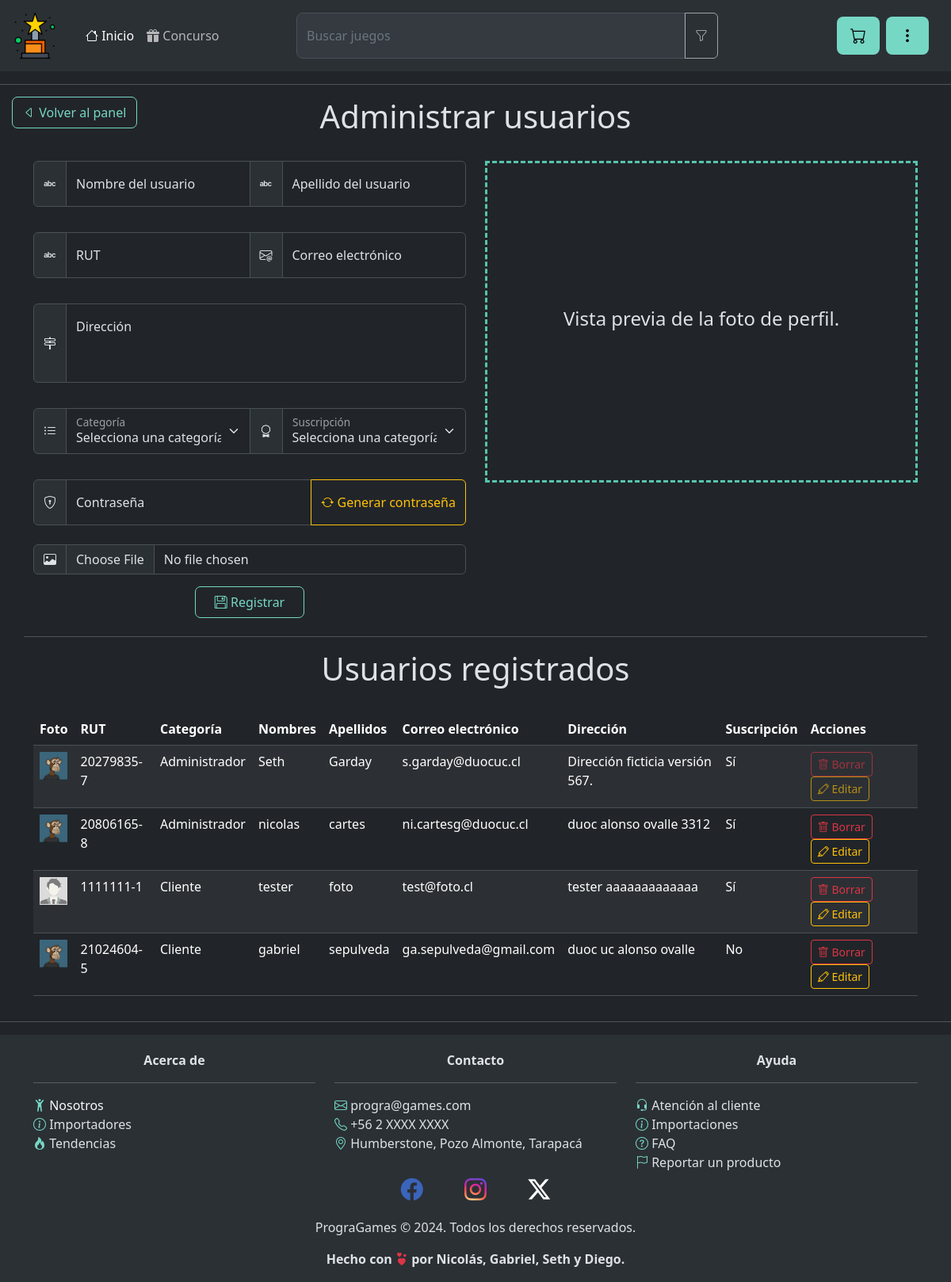
Page /agregar_user/ (signed in) on the committed database.
### core/models.py (models this page shows, shortened)
class Cuenta(models.Model):
	ROLES = [
		("Cliente", "Cliente"),
		("Administrador", "Administrador")
	]
	rut = models.CharField(max_length=12, unique=True)
	nombres = models.CharField(max_length=100)
	apellidos = models.CharField(max_length=100)
	correo = models.EmailField(unique=True)
	direccion = models.TextField(max_length=100)
	contraseña = models.CharField(max_length=100)
	subscrito = models.BooleanField(default=False)
	imagen = models.ImageField(null=True, blank=True, upload_to="perfil/")
	rol = models.CharField(max_length=20, choices=ROLES, default="Cliente")
	favoritos = models.ManyToManyField(Producto, related_name="favorited_by", blank=True)

### core/decoradores.py (the view)
	def _wrapped_view_func(request, *args, **kwargs):
		if request.session.get("cuenta_rol") != "Administrador":
			messages.error(request, "No tienes permisos suficientes.")
			return redirect("error404")
		return view_func(request, *args, **kwargs)

### core/decoradores.py (called while the page is built)
def check_rol_admin(view_func):
	def _wrapped_view_func(request, *args, **kwargs):
		if request.session.get("cuenta_rol") != "Administrador":
			messages.error(request, "No tienes permisos suficientes.")
			return redirect("error404")
		return view_func(request, *args, **kwargs)
	return _wrapped_view_func

### core/views.py (called while the page is built, shortened)
@check_rol_admin
def agregar_user(request):
	cuentas = Cuenta.objects.all()  # O usa getUsers() si tienes una función específica
	return render(request, "core/agregar_user.html", {"cuentas": cuentas})

### core/templates/core/agregar_user.html (shortened to what this page needs)
{% load static %}
<!DOCTYPE html>
<html lang="es" data-bs-theme="dark">
<head>
	<link rel="stylesheet" href="{% static "core/css/style.css" %}">
	<link href="https://cdn.jsdelivr.net/npm/bootstrap@5.3.3/dist/css/bootstrap.min.css" rel="stylesheet">
</head>
<body>
	{% include "./navegacion.html" %}
	<hr id="seccion_gestionar_user">
	<div>
		<button type="button" class="btn me-md-2 btn-custom-outline" style="position: absolute; left: 1rem;" onclick="location.href='{% url 'panel_admin' %}'"><i class="bi bi-caret-left"></i> Volver al panel</button>
		<h1 class="text-center">Administrar usuarios</h1>
	</div>
	<br>
	<main class="container">
		<div class="row">
			<div class="col-md-6">
				<form method="post" class="row g-3 text-center" id="formulario_user" enctype="multipart/form-data" autocomplete="off">
					<div class="input-group mb-3">
						<span class="input-group-text">
							<i class="bi bi-alphabet"></i>
						</span>
						<div class="form-floating">
							<input type="text" class="input-custom form-control shadow-none" id="campo_nombres" name="campo_nombres" placeholder="">
							<label for="campo_nombres" class="form-label">Nombre del usuario</label>
						</div>
						<span class="input-group-text">
							<i class="bi bi-alphabet"></i>
						</span>
						<div class="form-floating">
							<input type="text" class="input-custom form-control shadow-none" id="campo_apellidos" name="campo_apellidos" placeholder="">
							<label for="campo_apellidos" class="form-label">Apellido del usuario</label>
						</div>
					</div>
					<div class="input-group mb-3">
						<span class="input-group-text">
							<i class="bi bi-alphabet"></i>
						</span>
						<div class="form-floating">
							<input type="text" class="input-custom form-control shadow-none" id="campo_rut" name="campo_rut" placeholder="">
							<label for="campo_rut" class="form-label">RUT</label>
						</div>
						<span class="input-group-text">
							<i class="bi bi-envelope-at"></i>
						</span>
						<div class="form-floating">
							<input type="text" class="input-custom form-control shadow-none" id="campo_correo" name="campo_correo" placeholder="">
							<label for="campo_correo" class="form-label">Correo electrónico</label>
						</div>
					</div>
					<div class="input-group mb-3">
						<span class="input-group-text">
							<i class="bi bi-signpost-2"></i>
						</span>
						<div class="form-floating">
							<textarea class="input-custom form-control shadow-none" id="campo_direccion" name="campo_direccion" style="height: 100px; resize: none;" placeholder="" required></textarea>
							<label for="campo_direccion">Dirección</label>
						</div>
					</div>
					<div class="input-group mb-3">
						<span class="input-group-text">
							<i class="bi bi-list-ul"></i>
						</span>
						<div class="form-floating">
							<select class="input-custom form-select shadow-none" id="campo_categoria" name="campo_categoria" required>
								<option value="" disabled selected>Selecciona una categoría</option>
							</select>
							<label for="campo_categoria" class="form-label">Categoría</label>
						</div>
						<span class="input-group-text">
							<i class="bi bi-award"></i>
						</span>
						<div class="form-floating">
							<select class="input-custom form-select shadow-none" id="es_subscriptor" name="es_subscriptor" required>
								<option value="" disabled selected>Selecciona una categoría</option>
							</select>
							<label for="es_subscriptor" class="form-label">Suscripción</label>
						</div>
					</div>
					<div class="input-group mb-3">
						<span class="input-group-text">
							<i class="bi bi-shield-lock"></i>
						</span>
						<div class="form-floating">
							<input type="password" class="input-custom form-control shadow-none" id="campo_contraseña" name="campo_contraseña" placeholder="">
							<label for="campo_contraseña" class="form-label">Contraseña</label>
						</div>
						<button type="button" class="btn btn-outline-warning" id="generar_contraseña" onclick="generarContrasena()"><i class="bi bi-arrow-repeat"></i> Generar contraseña</button>
					</div>
					<div class="input-group mt-2">
						<span class="input-group-text">
							<i class="bi bi-image"></i>
						</span>
						<input type="file" class="form-control" id="campo_foto" name="campo_foto" accept="image/*">
					</div>
					<div class="col-12">
						<button type="submit" class="btn btn-custom-outline w-25 mx-2" id="btnRegistrar"><i class="bi bi-floppy"></i> Registrar</button>
					</div>
				</form>
			</div>
			<div class="col-md-6">
				<div class="col-md-12 d-flex justify-content-center align-items-center" style="border-color: #57C4AE; border-style: dashed;">
					<h4 id="imgPreviewTxt">Vista previa de la foto de perfil.</h4>
				</div>
			</div>
			<hr class="mt-4">
			<div class="col-md-12">
				<h1 class="text-center">Usuarios registrados</h1>
				<br>
				<table class="table table-striped" id="tablaUsuarios">
					<thead class="sticky-top">
						<tr>
							<th>Foto</th>
							<th>RUT</th>
							<th>Categoría</th>
							<th>Nombres</th>
							<th>Apellidos</th>
							<th>Correo electrónico</th>
							<th>Dirección</th>
							<th>Suscripción</th>
							<th>Acciones</th>
						</tr>
					</thead>
					<tbody>
						{% for cuenta in cuentas %}
							<tr>
								<td class="user-img" style="text-align: center;"><img src="{% if cuenta.imagen %}{{ cuenta.imagen.url }}{% else %}{% static 'core/img/user_sample.jpg' %}{% endif %}" alt="{{producto.nombre}}" style="width: 35px; height: 35px;"></td>
								<td class="user-rut">{{cuenta.rut}}</td>
								<td class="user-categoria">{{cuenta.rol}}</td>
								<td class="user-nombres">{{cuenta.nombres}}</td>
								<td class="user-apellidos">{{cuenta.apellidos}}</td>
								<td class="user-correo">{{cuenta.correo}}</td>
								<td class="user-direccion">{{cuenta.direccion}}</td>
								<td class="user-subscrito">{% if cuenta.subscrito %}Sí{% else %}No{% endif %}</td>
								<td>
									<button type="button" id="btnEliminar" data-id="{{cuenta.rut}}" class="btn btn-outline-danger btn-sm" {% if request.session.cuenta_rut == cuenta.rut %}disabled{% endif %}><i class="bi bi-trash"></i> Borrar</button>
									<button type="button" id="btnEditar"   data-id="{{cuenta.rut}}" class="btn btn-outline-warning btn-sm btn-editar-prod" {%if request.session.cuenta_rut == cuenta.rut %}disabled{% endif %}><i class="bi bi-highlighter"></i> Editar</button>
								</td>
							</tr>
						{% endfor %}
					</tbody>
				</table>
			</div>
		</div>
	</main>
	<hr>
	{% include './footer.html' %}
</body>
</html>

### core/static/core/css/style.css (style rules this page uses)
body { background-image: linear-gradient(to left right, rgb(62, 62, 62), rgb(0, 0, 0), rgb(62, 62, 62)); }

### core/templates/core/navegacion.html (style rules this page uses)
.btn-custom-outline { color: #76D7C4; outline-color: #76D7C4; outline-style: solid; outline-width: 1px; }

### rows in the picture
Cuenta: imagen (picture), rut "20279835-7", rol "Administrador", nombres "Seth", apellidos "Garday", correo "s.garday@duocuc.cl", direccion "Dirección ficticia versión 567.", subscrito "Sí"
Cuenta: imagen (picture), rut "20806165-8", rol "Administrador", nombres "nicolas", apellidos "cartes", correo "ni.cartesg@duocuc.cl", direccion "duoc alonso ovalle 3312", subscrito "Sí"
Cuenta: imagen (picture), rut "1111111-1", rol "Cliente", nombres "tester", apellidos "foto", correo "test@foto.cl", direccion "tester aaaaaaaaaaaaa", subscrito "Sí"
Cuenta: imagen (picture), rut "21024604-5", rol "Cliente", nombres "gabriel", apellidos "sepulveda", correo "ga.sepulveda@gmail.com", direccion "duoc uc alonso ovalle", subscrito "No"
